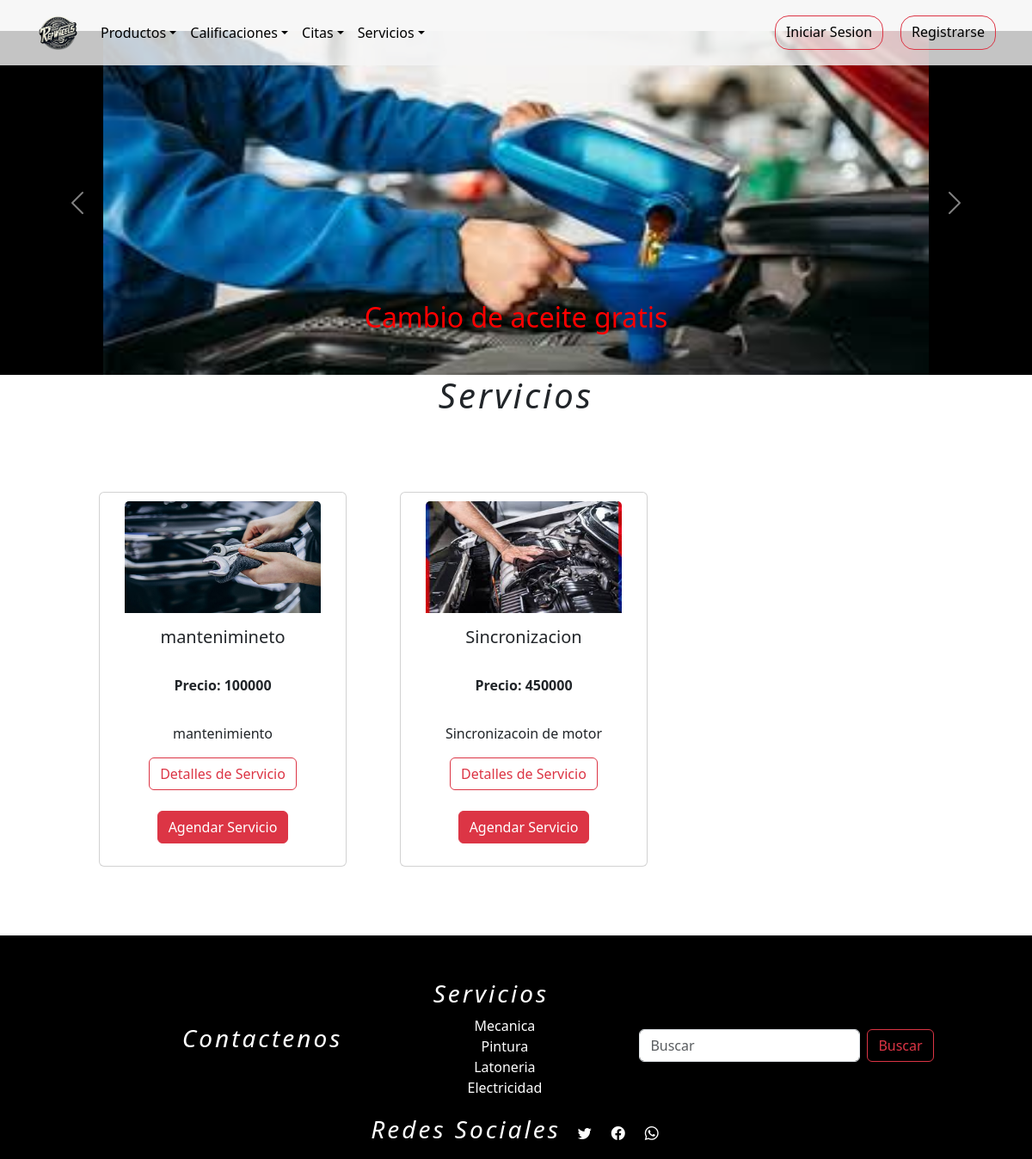
Screenshot of /servicios with the database file from the repository.
### tienda/models.py (models this page shows, shortened)
class Promociones(models.Model):
    servicio = models.ForeignKey(Servicios,on_delete=models.DO_NOTHING,blank=False,null=True)
    descripcion = models.CharField(max_length=254)
    foto = models.ImageField(upload_to="media/", default="media/servicio.jpg")

class Servicios(models.Model):
    nombre=models.CharField(max_length=254)
    descripcion_servicio = models.TextField()
    foto = models.ImageField(upload_to="media/", default="media/servicio.jpg")
    precio = models.IntegerField(null=False,blank=False,default=100000)

### tienda/views.py (the view)
# urls.py: path('servicios',views.servicio,name='servicios'),
def servicio(request):
    q = Servicios.objects.all()
    p = Promociones.objects.all()
    context = {"data":q , 'promociones' : p}
    return render(request, "tienda/servicios/servicio.html",context)

### tienda/templates/tienda/servicios/servicio.html (shortened to what this page needs)
{% extends 'tienda/base.html' %}
{% load static %}
{% block contenedor %}
<main class="mainly">
        <section style="background-color: black;">
            <div id="carouselServicios" class="carousel slide" style="max-width: 100%; height: 10">
              <div class="carousel-inner">
                {% for i in promociones %}
                    <div class="carousel-item {% if forloop.first %}active{% endif %}">
                      <div class="d-flex align-items-center">
                        <img src="{{ i.foto.url }}" class="d-block mx-auto" width="80%" height="400px"
                          alt="imagen descuentos">
                          <div class="carousel-caption d-none d-md-block">
                            <h2 style="color: red;">{{ i.descripcion }}</h2>
                          </div>
                      </div>
                    </div>
                {% endfor %}
              </div>
              <button class="carousel-control-prev" type="button" data-bs-target="#carouselServicios" data-bs-slide="prev">
                <span class="carousel-control-prev-icon" aria-hidden="true"></span>
              </button>
              <button class="carousel-control-next" type="button" data-bs-target="#carouselServicios" data-bs-slide="next">
                <span class="carousel-control-next-icon" ariahidden="true"></span>
              </button>
            </div>
          </section>
          <section class="servicios">
            <h1>Servicios</h1>
            <div>
              <div class="product">
                  {% if data %}
                      {% for p in data %}
                              <div class="card align-items-center text-center p-10 "  style="width: 18rem; padding: 10px;">
                                <img src="{{ p.foto.url }}" class="card-img-top" alt="{{ p.nombre }}" style="width:86%; height: 130px;" >
                                <div class="card-body">
                                  <h5 class="card-title">{{ p.nombre }}</h5>
                                  <p class="card-text"><br> <strong>Precio: {{ p.precio }}</strong></p>
                                </div>
                                <div>
                                  <div class="card-body">
                                    <p class="card-text">{{ p.descripcion_servicio }} </p>
                                    <a onclick="info({{ p.id }})" class="btn btn-outline-danger" data-bs-toggle="modal" data-bs-target="#details">Detalles de Servicio</a> <br><br>
                                    <a href="{% url 'citas' %}" class="btn btn-danger">Agendar Servicio</a>
                                  </div>
                                </div>
                              </div>
                      {% endfor %}
                  {% else %}
                      <h1>No hay servicios agregados</h1>
                  {% endif %}
              </div>
          </div>
          </section>
</main>
{% endblock %}

### tienda/static/tienda/css/landing.css (style rules this page uses)
section { background-color: rgb(255, 255, 255); height: 100%; }
.mainly { padding-top: 3%; }
a { text-decoration: none; color: white; }
h1 { text-align: center; }
footer h3,h1 { text-align: center; font-style: italic; letter-spacing: 3px; }
.servicios { height: 100%; border: none; }
.product { display: grid; grid-template-columns: repeat(3,350px); row-gap:50px; margin-left: 80px; align-content: center; justify-content: center; padding: 80px ; }

### rows the page displays
Promociones: foto (picture), descripcion "Cambio de aceite gratis"
Servicios: foto (picture), nombre "mantenimineto", precio "100000", descripcion_servicio "mantenimiento"
Servicios: foto (picture), nombre "Sincronizacion", precio "450000", descripcion_servicio "Sincronizacoin de motor"
